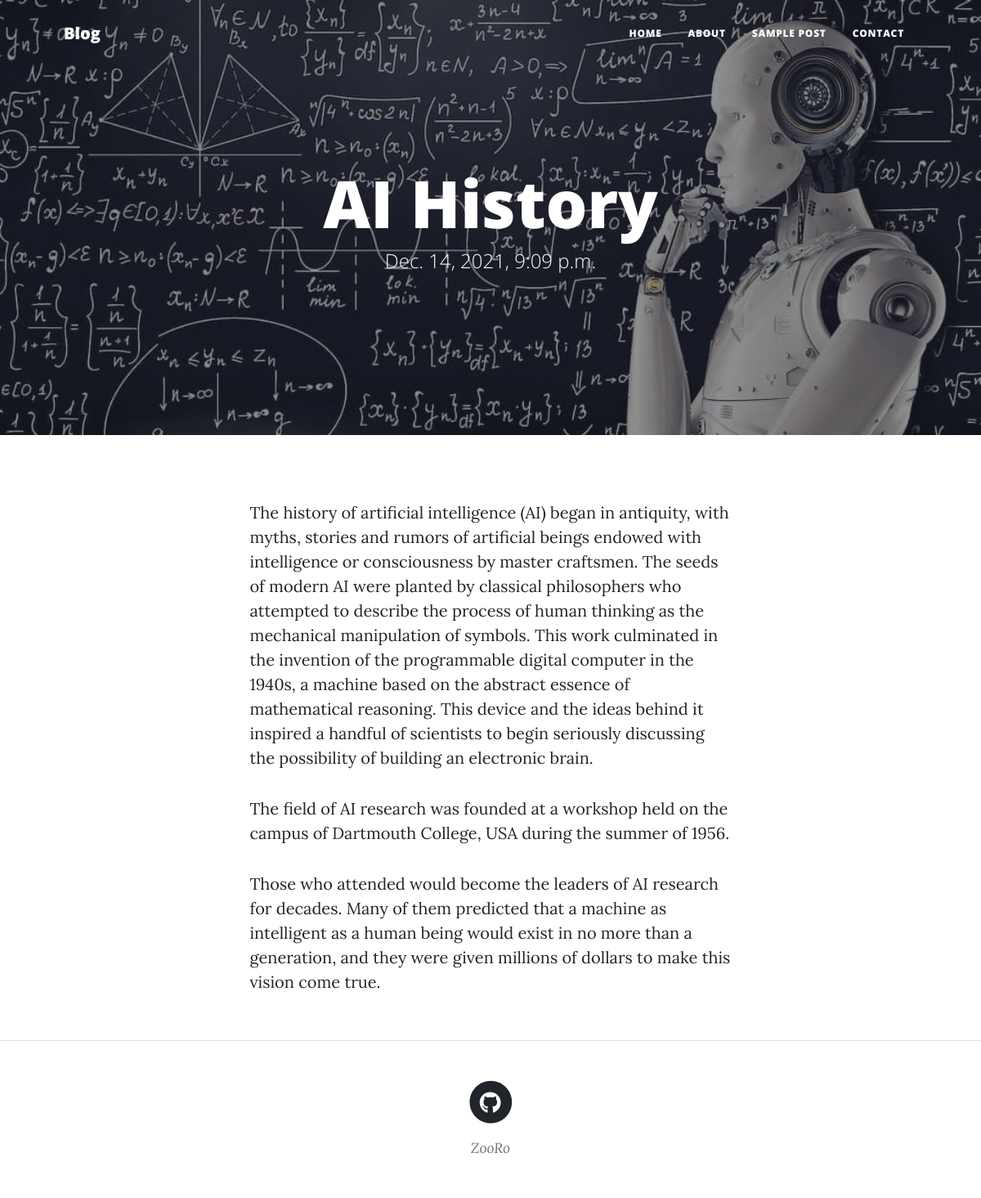
Page /article/ai-history/ on the committed database.
### blog/models.py (models this page shows, shortened)
class Article(models.Model):
    STATUS_CHOICE = (
        ('p', 'publish'),
        ('d', 'draft'),
    )
    author = models.ForeignKey(User, null=True, on_delete=models.SET_NULL, related_name='articles')
    title = models.CharField(max_length=50)
    slug = models.SlugField(max_length=60, unique=True)
    content = models.TextField()
    cover = models.ImageField(upload_to="articleCover")
    created_at = models.DateTimeField(auto_now_add=True)
    updated = models.DateTimeField(auto_now=True)
    publish = models.DateTimeField(default=timezone.now)
    category = models.ManyToManyField(Category, related_name='articles')
    status = models.CharField(max_length=1, choices=STATUS_CHOICE)

### blog/views.py (the view)
# urls.py: path('article/<slug:slug>/', PostView.as_view(), name='post'),
class PostView(generic.DetailView):
    def get_object(self, queryset=None):
        slug = self.kwargs.get('slug')
        return get_object_or_404(Article.objects.filter(status='p'), slug=slug)
    template_name = 'blog/post.html'
    context_object_name = 'article'

### blog/templatetags/base_tag.py (called while the page is built)
@register.simple_tag
def title(t="Project"):
    return t

### blog/templates/blog/post.html
{% extends 'blog/base.html' %}
{% load static %}
{% block main %}
        <header class="masthead" style="background-image: url('{{article.cover.url}}')">
            <div class="container position-relative px-4 px-lg-5">
                <div class="row gx-4 gx-lg-5 justify-content-center">
                    <div class="col-md-10 col-lg-8 col-xl-7">
                        <div class="site-heading">
                            <h1>{{article.title}}</h1>
                            <span class="subheading">{{article.publish}}</span>
                        </div>
                    </div>
                </div>
            </div>
        </header>
        <article class="mb-4">
            <div class="container px-4 px-lg-5">
                <div class="row gx-4 gx-lg-5 justify-content-center">
                    <div class="col-md-10 col-lg-8 col-xl-7">
                        {{article.content | linebreaks}}
                    </div>
                </div>
            </div>
        </article>
{% endblock %}

### rows in the picture
Article: cover (picture), title "AI History", publish "Dec. 14, 2021, 9:09 p.m.", content "The history of artificial intelligence (AI) began in antiquity, with myths, stories and rumors of artificial beings endowed with intelligence or consciousness by master craftsmen. The seeds of modern AI were planted by classical philosophers who attempted to describe the process of human thinking as the mechanical manipulation of symbols. This work culminated in the invention of the programmable digital computer in the 1940s, a machine based on the abstract essence of mathematical reasoning. This device and the ideas behind it inspired a handful of scientists to begin seriously discussing the possibility of building an electronic brain. The field of AI research was founded at a workshop…"
